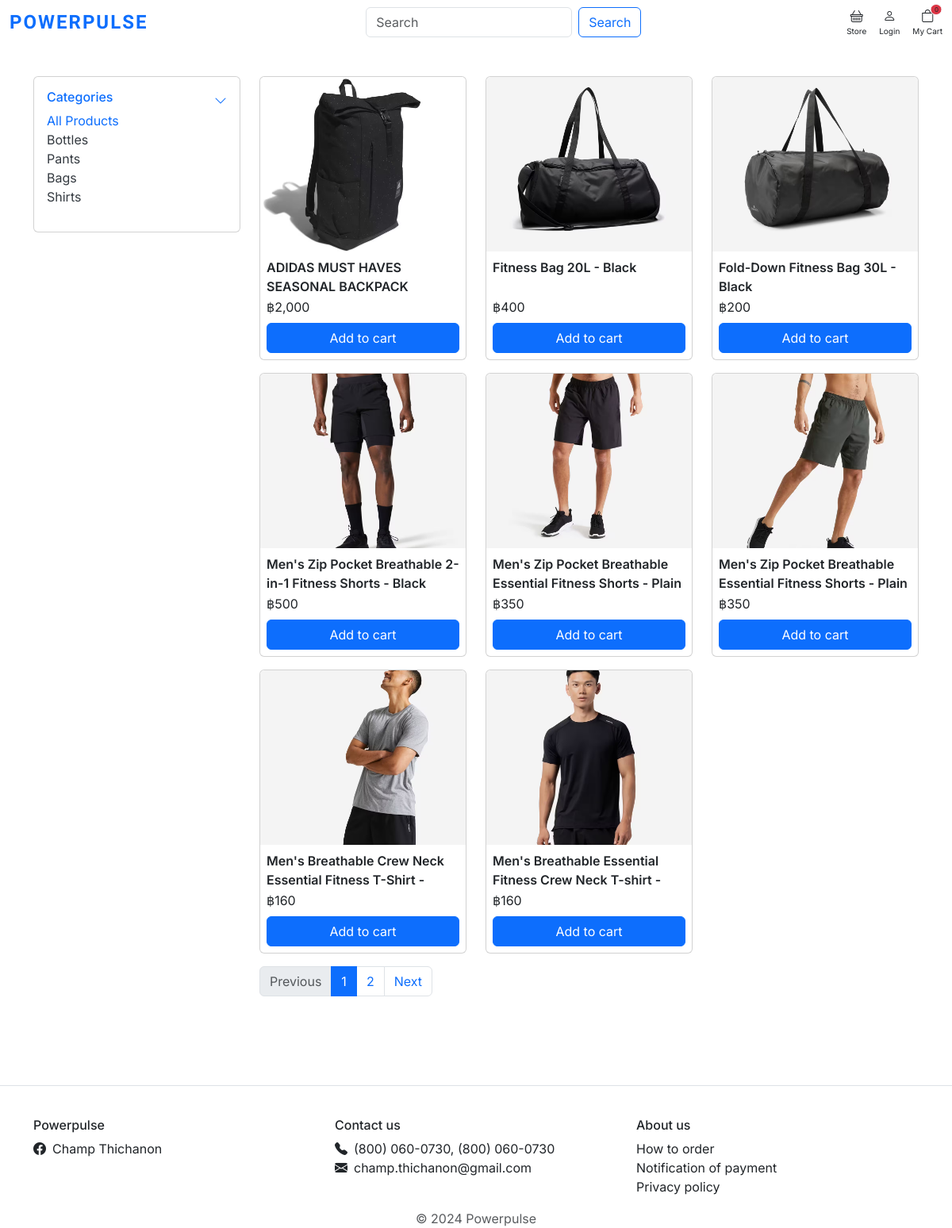
/store/, run on the app's committed database.
### category/models.py (models this page shows, shortened)
class Category(models.Model):
    category_name = models.CharField(max_length=100)
    slug = models.SlugField(max_length=100, unique=True)
    description = models.TextField(max_length=255, blank=True)
    category_image = models.ImageField(upload_to='photos/categories', blank=True)
    class Meta:
        verbose_name = 'category'
        verbose_name_plural = 'categories'
    def get_url(self):
        return reverse('products_by_category', args=[self.slug])

### store/models.py (models this page shows, shortened)
class Product(models.Model):
    product_name = models.CharField(max_length=100)
    slug = models.SlugField(max_length=100)
    description = models.TextField(max_length=200)
    price = models.IntegerField()
    images = models.ImageField(upload_to="photos/products")
    stock = models.IntegerField()
    is_available = models.BooleanField(default=True)
    is_trending = models.BooleanField(default=False)
    category = models.ForeignKey(Category, on_delete=models.CASCADE)
    created_date = models.DateTimeField(auto_now_add=True)
    updated_date = models.DateTimeField(auto_now=True)
    def get_url(self):
        return reverse("product_detail", args=[self.category.slug, self.slug])

### store/views.py (the view)
# urls.py: path("store/", include("store.urls")),
def store(request, category_slug=None):
    categories = None
    products = None
    if category_slug is not None:
        categories = get_object_or_404(
            Category, slug=category_slug
        )  # Get an object if not exist it's will be raises 404
        products = Product.objects.filter(
            category=categories, is_available=True
        )  # Get object products that exist on database
        paginator = Paginator(products, 8)
        page = request.GET.get("page")
        paged_products = paginator.get_page(page)
        product_count = products.count()
    else:
        products = Product.objects.all().filter(is_available=True).order_by("id")
        paginator = Paginator(products, 8)
        page = request.GET.get("page")
        paged_products = paginator.get_page(page)
        product_count = products.count()
    context = {
        "products": paged_products,
        "product_count": product_count,
    }
    return render(request, "stores/store.html", context)

### carts/context_processors.py (called while the page is built)
def counter(request):
    cart_count = 0
    if "admin" in request.path:
        return {}
    else:
        try:
            cart = Cart.objects.filter(cart_id=_cart_id(request))
            cart_items = CartItem.objects.all().filter(cart=cart[:1])
            for cart_item in cart_items:
                cart_count += cart_item.quantity
        except Cart.DoesNotExist:
            cart_count = 0
    return dict(cart_count=cart_count)

### carts/views.py (called while the page is built)
def _cart_id(request):
    cart = (
        request.session.session_key
    )  # Get the session key from the user's session data
    if not cart:  # Checks if a session key does not exist.
        cart = request.session.create()  # Create a new session
    return cart

### category/context_processors.py (called while the page is built)
def menu_links(request):
    links = Category.objects.all()
    return dict(links=links)

### templates/stores/store.html (shortened to what this page needs)
{% extends 'base.html' %}
{% load humanize %}
{% load static %}
{% block head%}
<link rel="stylesheet" href="{% static '/css/store.css' %}" />
{% endblock %}
{% block content %}
<section class="section-content my-5 py-5">
    <div class="container">
        <div class="row">
            <div class="col-md-3">
                <aside class="">
                    <div class="card p-3">
                        <article>
                            <div class="header">
                                <article class="filter-group">
                                    <div class="header">
                                        <a class="" href="" data-bs-toggle="collapse" data-bs-target="#collapse-aside"
                                            style="text-decoration: none">
                                            <div class="title-container">
                                                <h6 class="title">Categories</h6>
                                                <i class="bi bi-chevron-down"></i>
                                            </div>
                                        </a>
                                    </div>
                                    <div class="filter-content collapse show" id="collapse-aside">
                                        <div class="body">
                                            <ul class="list-menu">
                                                <a href="{% url 'store' %}" class="link-category {%if request.path == '/store/' %}text-primary{%endif%}">All Products</a>
                                                {% for category in links %}
                                                <li>
                                                    <a href="{{ category.get_url }}"
                                                        class="link-category {%if  category.get_url  == request.path %}text-primary{%endif%} ">{{category.category_name}}</a>
                                                </li>
                                                {% endfor %}
                                            </ul>
                                        </div>
                                    </div>
                                </article>
                            </div>
                        </article>
                    </div>
                </aside>
            </div>
            <div class="col-md-9">
                <div class="row">
                    {% if products %}
                    {% for product in products %}
                    <div class="col-md-4 mb-3">
                        <div class="card card-product">
                            <a href="{{ product.get_url }}" class="img-link">
                                <div class="img-wrap">
                                    <img class="rounded-top" style="width:100%; max-height: 220px;object-fit: cover;"
                                        src="{{ product.images.url }}" alt="Optimum Nutrition Whey Protein Gold 5 LBS">
                                </div>
                            </a>
                            <div class="card-body p-2"><a href="{{ product.get_url }}" class="img-link">
                                    <div class="fix-height mb-2">
                                        <p class="card-text  m-0 p-0 " style="height: 50px;overflow: hidden;">
                                            {{product.product_name }}</p>
                                        <span class="price">&#3647;{{ product.price | intcomma }}</span>
                                    </div>
                                </a>
                                <div class="btn-product d-grid">
                                    {% if product.stock == 0 %}
                                    <a href="{% url 'add_cart' product.id %}"
                                        class="btn btn-outline-danger  disabled">Out of stock</a>
                                    {% else %}
                                    <a href="{% url 'add_cart' product.id %}"
                                        class="btn btn-primary btn-add-to-cart">Add to cart</a>
                                    {% endif %}
                                </div>
                            </div>
                        </div>
                    </div>
                    {% endfor %}
                    <nav aria-label="Page navigation example">
                        {% if products.has_other_pages %}
                        <ul class="pagination">
                            {% if products.has_previous %}
                            <li class="page-item"><a class="page-link"
                                    href="?page={{prouducts.previous_page_number}}">Previous</a></li>
                            {% else %}
                            <li class="page-item disabled"><a class="page-link" href="#">Previous</a></li>
                            {%endif%}
                            {%for i in products.paginator.page_range %}
                            {%if products.number == i%}
                            <li class="page-item active"><a class="page-link" href="#">{{i}}</a></li>
                            {% else %}
                            <li class="page-item"><a class="page-link" href="?page={{i}}">{{i}}</a></li>
                            {%endif%}
                            {%endfor%}
                            {%if products.has_next%}
                            <li class="page-item"><a class="page-link"
                                    href="?page={{products.next_page_number}}">Next</a></li>
                            {%else%}
                            <li class="page-item disabled"><a class="page-link" href="#">Next</a></li>
                            {%endif%}
                        </ul>
                        {% endif %}
                    </nav>
                    {% endif %}
                </div>
            </div>
        </div>
    </div>
</section>
{% endblock content %}

### static/css/base.css (style rules this page uses)
html,body { margin: 0; }

### static/css/text.css (style rules this page uses)
body { font-family: "Inter", sans-serif; }

### static/css/store.css (style rules this page uses)
.card-product a { text-decoration: none; color: inherit; }
.btn-add-to-cart { color: #fff !important; }
.fix-height { overflow: hidden; }
.img-wrap { text-align: center; display: block; }
.list-menu { list-style: none; padding: 0; }
.link-category { text-decoration: none; color: #343a40; }
.title-container { display: flex; align-items: center; justify-content: space-between; }
.card-text { font-weight: 600; }

### data on the page
Category: category_name "Bottles"
Category: category_name "Pants"
Category: category_name "Bags"
Category: category_name "Shirts"
Product: images (picture), product_name "ADIDAS MUST HAVES SEASONAL BACKPACK", price "2,000", stock "Add to cart"
Product: images (picture), product_name "Fitness Bag 20L - Black", price "400", stock "Add to cart"
Product: images (picture), product_name "Fold-Down Fitness Bag 30L - Black", price "200", stock "Add to cart"
Product: images (picture), product_name "Men's Zip Pocket Breathable 2-in-1 Fitness Shorts - Black", price "500", stock "Add to cart"
Product: images (picture), product_name "Men's Zip Pocket Breathable Essential Fitness Shorts - Plain…", price "350", stock "Add to cart"
Product: images (picture), product_name "Men's Zip Pocket Breathable Essential Fitness Shorts - Plain…", price "350", stock "Add to cart"
Product: images (picture), product_name "Men's Breathable Crew Neck Essential Fitness T-Shirt -…", price "160", stock "Add to cart"
Product: images (picture), product_name "Men's Breathable Essential Fitness Crew Neck T-shirt -…", price "160", stock "Add to cart"

### other printed values
{{ cart_count }} "0"
{{ i }} "1"
{{ i }} "2"
